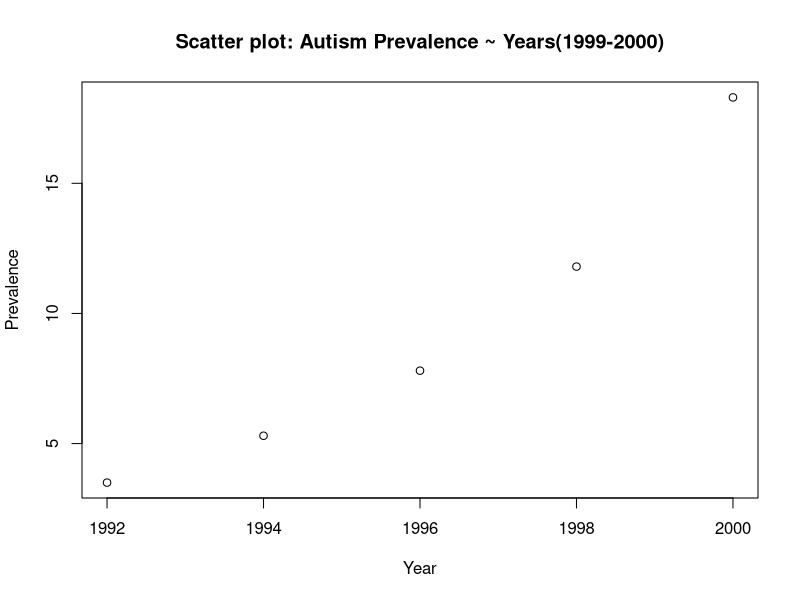
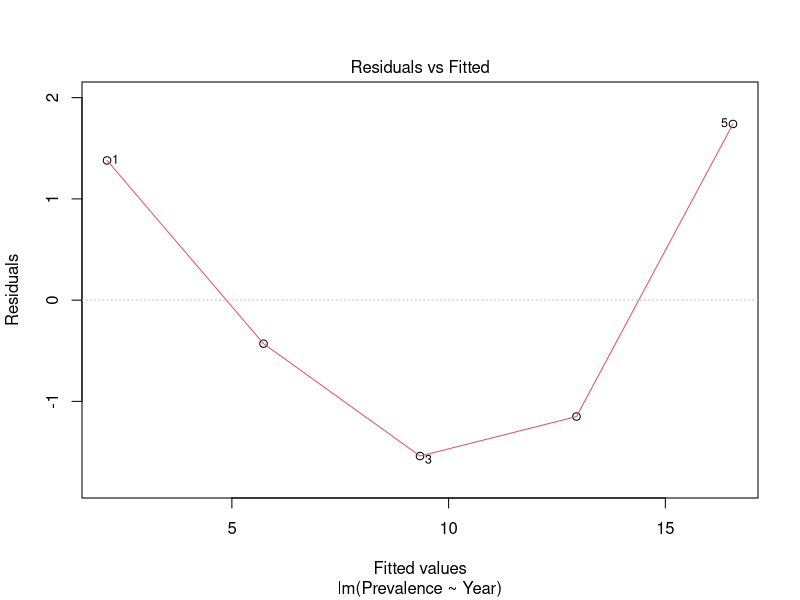
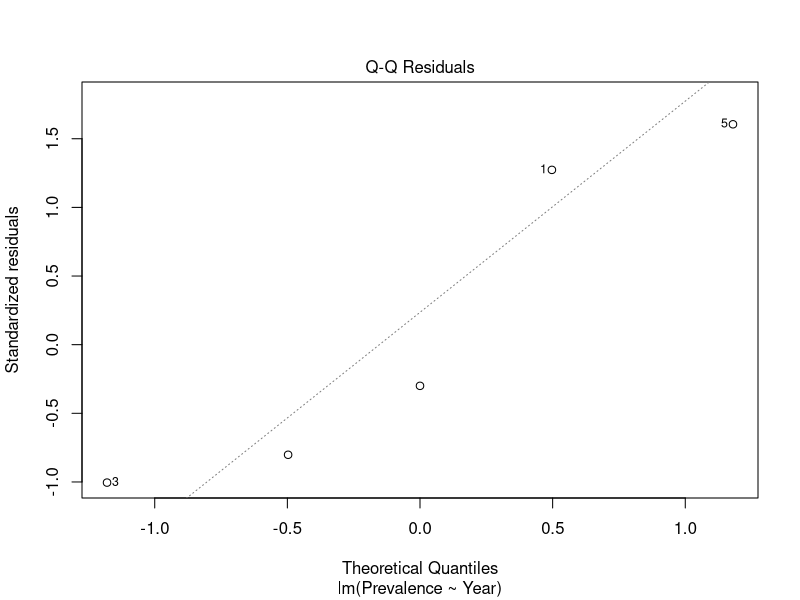
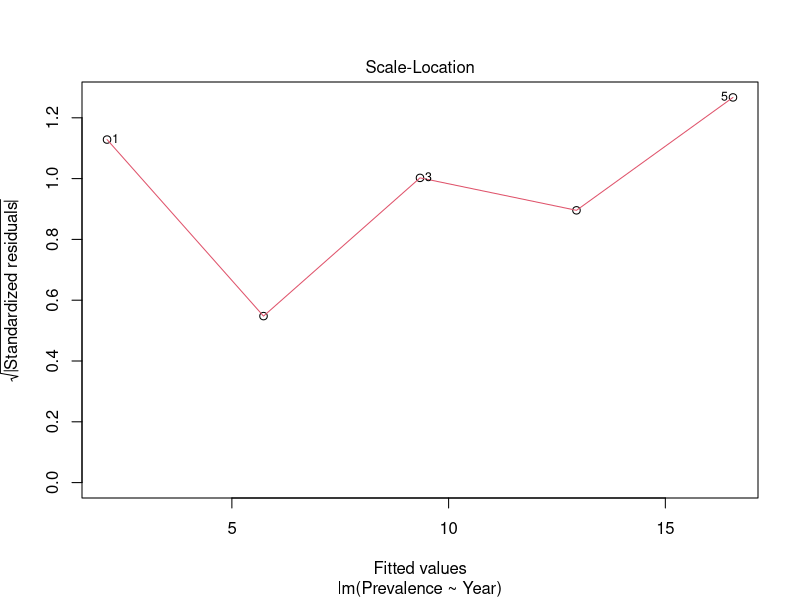
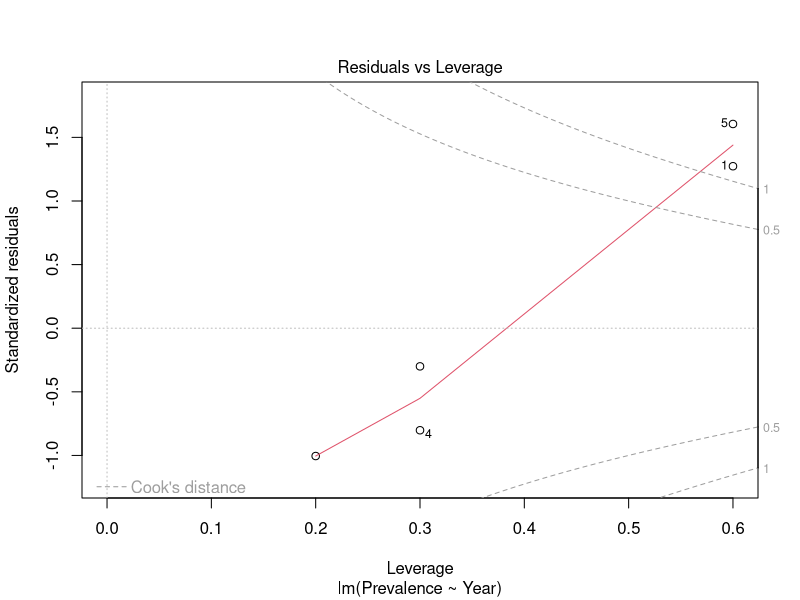
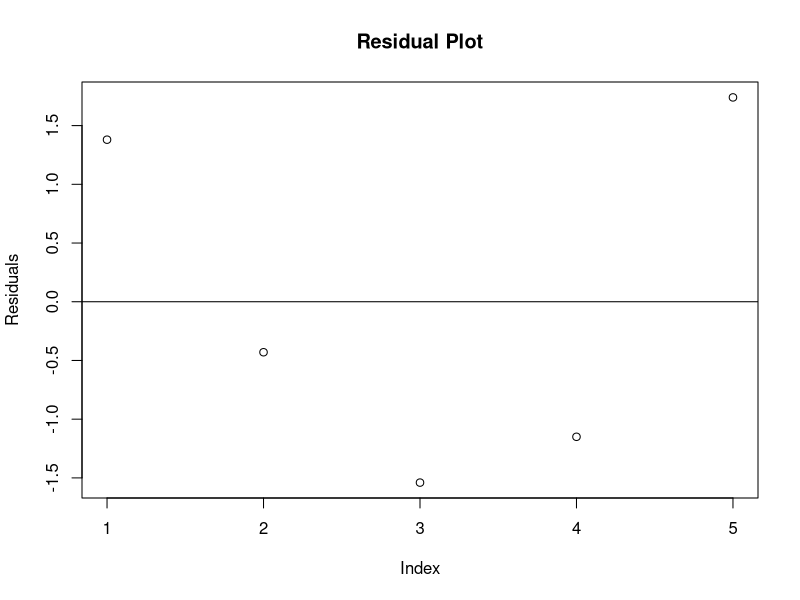
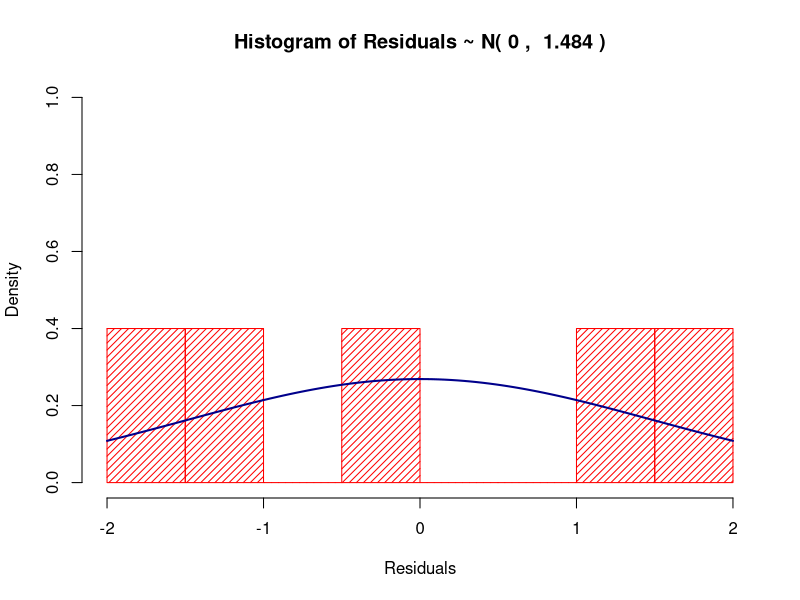
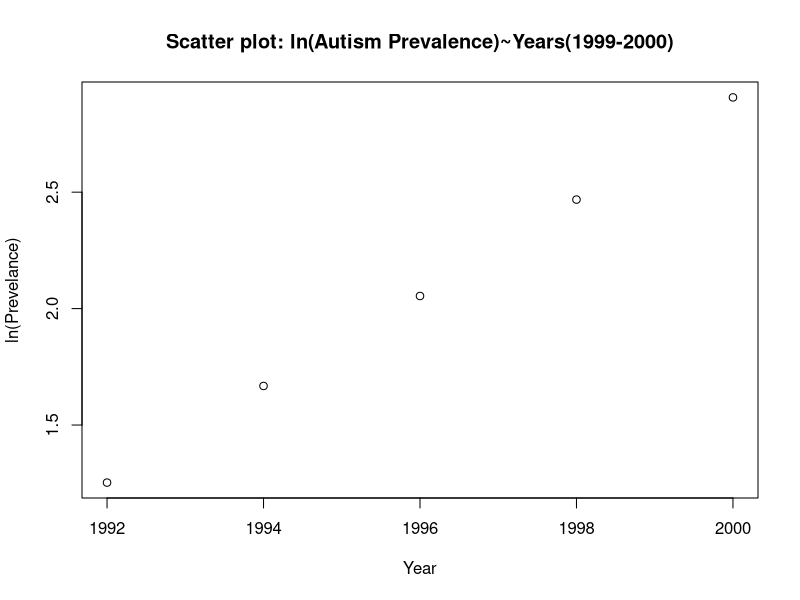

The R source for these figures, in order:
## ---- chunk 1
knitr::opts_chunk$set(echo = TRUE)

sessionInfo()
getwd()
setwd("../autism")
## ---- chunk 2
df <- read.csv("Autism Data Prob 29.csv")
# str(df)
# View(df)
## ---- chunk 3
plot(df, main="Scatter plot: Autism Prevalence ~ Years(1999-2000)")
## ---- chunk 4
fit <- lm(Prevalence~Year, data=df)
fit
# str(fit)
## ---- chunk 5
summary(fit)
## ---- chunk 6
anova(fit)
## ---- chunk 7
plot(fit)
## ---- chunk 8
plot(fit$residuals, ylab="Residuals", main="Residual Plot")
abline(h=0, col="black")
## ---- chunk 9
x_resids <- mean(fit$residuals)
s_resids <- sqrt(var(fit$residuals))
hist(fit$residuals, density=20, breaks=5, prob=TRUE, col="red",
     xlab="Residuals", ylim=c(0,1),
     main=paste("Histogram of Residuals ~ N(",round(x_resids,3),", ",round(s_resids,3),")"))
curve(dnorm(x, mean=x_resids, sd=s_resids), col="darkblue", lwd=2, add=TRUE, yaxt="n")
## ---- chunk 10
df1 <- data.frame(Year=df$Year, logPrev=log(df$Prevalence))
# str(df1)
## ---- chunk 11
plot(df1, main="Scatter plot: ln(Autism Prevalence)~Years(1999-2000)", ylab="ln(Prevelance)")
## ---- chunk 12
fit1 <- lm(logPrev~Year, data=df1)
fit1
# str(fit1)
## ---- chunk 13
summary(fit1)
## ---- chunk 14
plot(fit1)
## ---- chunk 15
newx1 <- df$Year
newx1 <- sort(newx1)

pred_x1 <- predict(fit, newdata=data.frame(Year=newx1), interval="confidence", type="response", level=0.95)
pred_y1 <- predict(fit, newdata=data.frame(Year=newx1), interval="prediction", type="response", level=0.95)

plot(df, xlim=c(1991, 2001), ylim=c(0, 20), xlab="Year", ylab="Prevelance", main="Fitted Plot: Prevelance ~ Years", cex=0.5)
abline(fit, col="red")
lines(newx1, pred_x1[,2], col="black", lty=2, lwd=1)
lines(newx1, pred_x1[,3], col="black", lty=2, lwd=1)
lines(newx1, pred_y1[,2], col="green", lty=2, lwd=2)
lines(newx1, pred_y1[,3], col="green", lty=2, lwd=2)
## ---- chunk 16
newx2 <- df1$Year
newx2 <- sort(newx2)

pred_x2 <- predict(fit1, newdata=data.frame(Year=newx2), interval="confidence", type="response", level=0.95)
pred_y2 <- predict(fit1, newdata=data.frame(Year=newx2), interval="prediction", type="response", level=0.95)

plot(df1, xlim=c(1991, 2001), ylim=c(0, 3), xlab="Year", ylab="ln(Prevelance)", main="Fitted Plot: ln(Prevelance) ~ Years", cex=0.5)
abline(fit1, col="red")
lines(newx2, pred_x2[,2], col="black", lty=2, lwd=1)
lines(newx2, pred_x2[,3], col="black", lty=2, lwd=1)
lines(newx2, pred_y2[,2], col="green", lty=2, lwd=2)
lines(newx2, pred_y2[,3], col="green", lty=2, lwd=2)
## ---- chunk 17
x_resids2 <- mean(fit1$residuals)
s_resids2 <- sqrt(var(fit1$residuals))
hist(fit1$residuals, density=20, breaks=5, prob=TRUE, col="red",
     xlab="Residuals", ylim=c(0,50),
     main=paste("Histogram of Log-linear Residuals ~ N(", round(x_resids2,3), ",",round(s_resids2,3), ")"))
curve(dnorm(x, mean=x_resids2, sd=s_resids2), col="darkblue", lwd=2, add=TRUE, yaxt="n")
## ---- chunk 18
# Coefficients:
#              Estimate Std. Error t value Pr(>|t|)    
# (Intercept) -4.080e+02  4.953e+00  -82.38 3.94e-06 ***
# Year         2.054e-01  2.481e-03   82.79 3.88e-06 ***

a <- 0.975
n <- nrow(df1)
N <- n - 2
cv <- qt(a, N)

se_beta_0 <- 4.953
se_beta_1 <- 0.002481
## ---- chunk 19
# SLOPE
beta_1 <- fit1$coefficients[2]
beta_1_lower <- beta_1 - se_beta_1*cv
beta_1_upper <- beta_1 + se_beta_1*cv

beta_1_lower
beta_1_upper
## ---- chunk 20
# INTERCEPT
beta_0 <- fit1$coefficients[1]
beta_0_lower <- beta_0 - se_beta_0*cv
beta_0_upper <- beta_0 + se_beta_0*cv

beta_0_lower
beta_0_upper
## ---- chunk 21
year <- 2000
pred_prev <- beta_0 + beta_1*year
exp(pred_prev)
